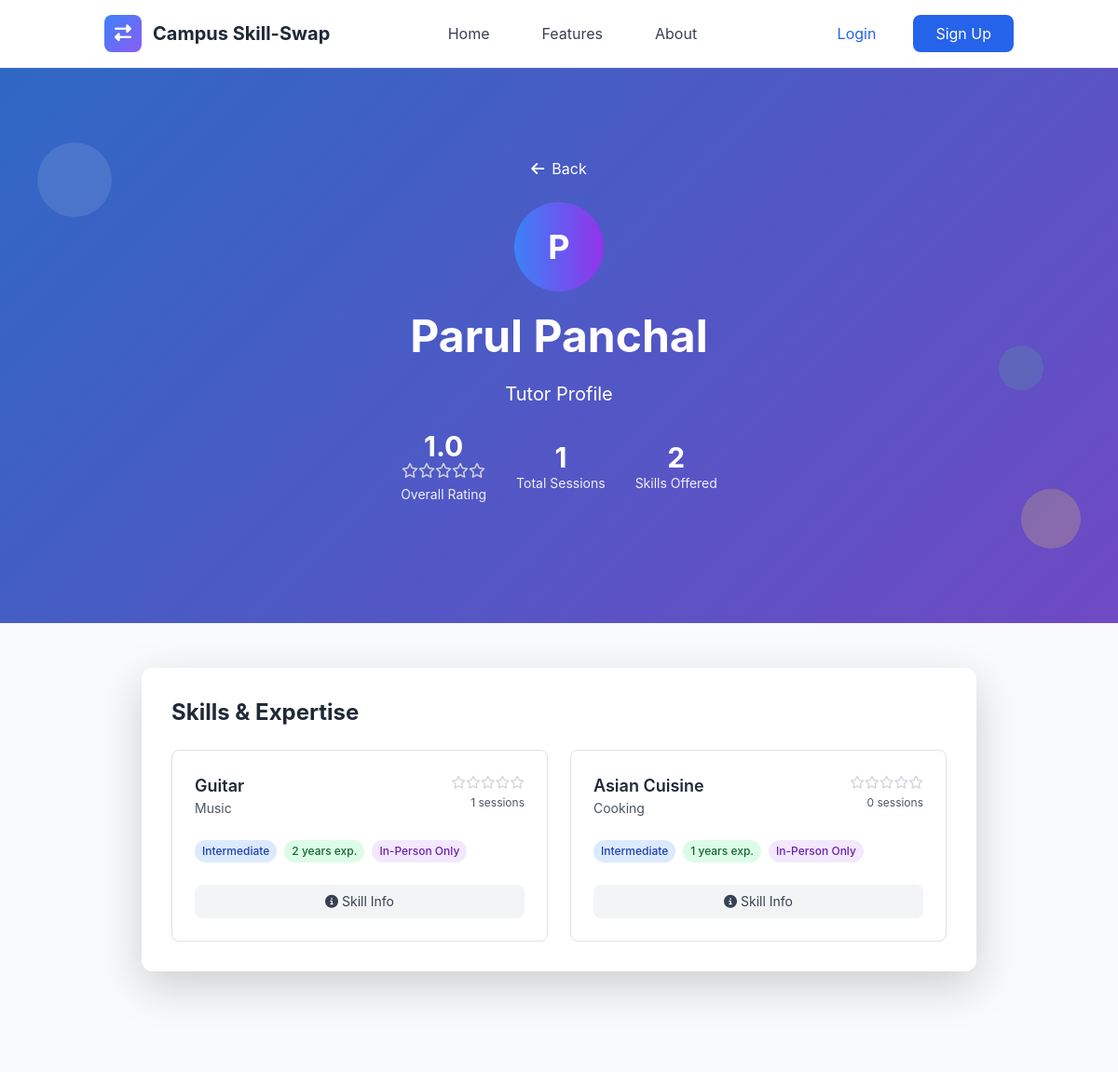
Page /skills/tutor/5/ on the committed database.
### skills/models.py (models this page shows, shortened)
class OfferedSkill(models.Model):
    PROFICIENCY_LEVELS = [
        ('beginner', 'Beginner'),
        ('intermediate', 'Intermediate'),
        ('advanced', 'Advanced'),
        ('expert', 'Expert'),
    ]
    user = models.ForeignKey(User, on_delete=models.CASCADE, related_name='offered_skills')
    skill = models.ForeignKey(Skill, on_delete=models.CASCADE, related_name='offered_by_users')
    proficiency_level = models.CharField(max_length=20, choices=PROFICIENCY_LEVELS)
    description = models.TextField(blank=True, help_text="Describe your experience with this skill")
    years_of_experience = models.PositiveIntegerField(default=0)
    is_active = models.BooleanField(default=True)
    teaching_preference = models.CharField(max_length=20, choices=[
        ('online', 'Online Only'),
        ('in_person', 'In-Person Only'),
        ('both', 'Both Online and In-Person'),
    ], default='both')
    max_students_per_session = models.PositiveIntegerField(default=1)
    created_at = models.DateTimeField(auto_now_add=True)
    updated_at = models.DateTimeField(auto_now=True)
    total_sessions = models.PositiveIntegerField(default=0)
    average_rating = models.FloatField(default=0.0)
    class Meta:
        ordering = ['-created_at']
        unique_together = ['user', 'skill']
        db_table = 'offeredskill'

class Skill(models.Model):
    name = models.CharField(max_length=100)
    category = models.ForeignKey(SkillCategory, on_delete=models.CASCADE, related_name='skills')
    description = models.TextField(blank=True)
    is_popular = models.BooleanField(default=False)
    created_at = models.DateTimeField(auto_now_add=True)
    updated_at = models.DateTimeField(auto_now=True)
    class Meta:
        ordering = ['category__name', 'name']
        unique_together = ['name', 'category']

class SkillCategory(models.Model):
    name = models.CharField(max_length=100, unique=True)
    description = models.TextField(blank=True)
    icon = models.CharField(max_length=50, blank=True, help_text="CSS icon class")
    color = models.CharField(max_length=7, default='#3B82F6', help_text="Hex color code")
    is_active = models.BooleanField(default=True)
    created_at = models.DateTimeField(auto_now_add=True)
    updated_at = models.DateTimeField(auto_now=True)
    class Meta:
        ordering = ['name']
        verbose_name_plural = "Skill Categories"
        db_table = 'category'

### skills/views.py (the view)
# urls.py: path('tutor/<int:user_id>/', views.TutorProfileView.as_view(), name='tutor_profile'),
class TutorProfileView(DetailView):
    model = User
    template_name = 'skills/tutor_profile.html'
    context_object_name = 'tutor'
    pk_url_kwarg = 'user_id'
    def get_context_data(self, **kwargs):
        context = super().get_context_data(**kwargs)
        tutor = self.get_object()
        offered_skills = (OfferedSkill.objects
                         .filter(user=tutor, is_active=True)
                         .select_related('skill', 'skill__category')
                         .order_by('-average_rating', 'skill__name'))
        context['offered_skills'] = offered_skills
        overall_rating = offered_skills.aggregate(
            avg_rating=Avg('average_rating'),
            total_sessions=Count('total_sessions')
        )
        context['overall_rating'] = overall_rating['avg_rating'] or 0
        context['total_sessions'] = sum([skill.total_sessions for skill in offered_skills])
        return context

### templates/skills/tutor_profile.html (shortened to what this page needs)
{% extends 'base.html' %}
{% load static %}
{% block content %}
<section class="gradient-bg relative overflow-hidden">
    <div class="absolute inset-0 bg-black opacity-20"></div>
    <div class="relative container mx-auto px-4 py-16 lg:py-24">
        <div class="text-center text-white">
            <nav class="mb-6">
                <a href="javascript:history.back()" class="text-white hover:text-yellow-300 transition-colors">
                    <i class="fas fa-arrow-left mr-2"></i>Back
                </a>
            </nav>
            <div class="w-24 h-24 bg-gradient-to-r from-blue-500 to-purple-600 rounded-full flex items-center justify-center text-white text-4xl font-bold mx-auto mb-6">
                {{ tutor.first_name.0|default:tutor.username.0|upper }}
            </div>
            <h1 class="text-4xl lg:text-5xl font-bold mb-4">
                {{ tutor.first_name }} {{ tutor.last_name|default:tutor.username }}
            </h1>
            <p class="text-lg lg:text-xl mb-6">Tutor Profile</p>
            <div class="flex justify-center items-center space-x-8 mb-8">
                <div class="text-center">
                    <div class="text-3xl font-bold">{{ overall_rating|floatformat:1 }}</div>
                    <div class="flex justify-center mb-2">
                        {% for i in "12345" %}
                            {% if forloop.counter <= overall_rating|floatformat:0 %}
                                <i class="fas fa-star text-yellow-400"></i>
                            {% else %}
                                <i class="far fa-star text-gray-300"></i>
                            {% endif %}
                        {% endfor %}
                    </div>
                    <div class="text-sm opacity-90">Overall Rating</div>
                </div>
                <div class="text-center">
                    <div class="text-3xl font-bold">{{ total_sessions }}</div>
                    <div class="text-sm opacity-90">Total Sessions</div>
                </div>
                <div class="text-center">
                    <div class="text-3xl font-bold">{{ offered_skills|length }}</div>
                    <div class="text-sm opacity-90">Skills Offered</div>
                </div>
            </div>
        </div>
    </div>
    <div class="absolute top-20 left-10 w-20 h-20 bg-white opacity-10 rounded-full animate-bounce"></div>
    <div class="absolute bottom-20 right-10 w-16 h-16 bg-yellow-300 opacity-20 rounded-full animate-pulse"></div>
    <div class="absolute top-1/2 right-20 w-12 h-12 bg-green-400 opacity-15 rounded-full animate-bounce delay-75"></div>
</section>
<section class="py-12 bg-gray-50">
    <div class="container mx-auto px-4">
        <div class="max-w-4xl mx-auto">
            {% if offered_skills %}
                <div class="bg-white rounded-xl shadow-lg p-8 mb-8">
                    <h2 class="text-2xl font-bold text-gray-800 mb-6">Skills & Expertise</h2>
                    <div class="grid md:grid-cols-2 gap-6">
                        {% for skill in offered_skills %}
                        <div class="border border-gray-200 rounded-lg p-6 hover:shadow-md transition-shadow">
                            <div class="flex items-start justify-between mb-4">
                                <div>
                                    <h3 class="text-lg font-semibold text-gray-800">{{ skill.skill.name }}</h3>
                                    <p class="text-sm text-gray-600">{{ skill.skill.category.name }}</p>
                                </div>
                                <div class="text-right">
                                    <div class="flex items-center justify-end mb-1">
                                        {% for i in "12345" %}
                                            {% if forloop.counter <= skill.average_rating|floatformat:0 %}
                                                <i class="fas fa-star text-yellow-400 text-sm"></i>
                                            {% else %}
                                                <i class="far fa-star text-gray-300 text-sm"></i>
                                            {% endif %}
                                        {% endfor %}
                                    </div>
                                    <p class="text-xs text-gray-600">{{ skill.total_sessions }} sessions</p>
                                </div>
                            </div>
                            <div class="mb-4">
                                <div class="flex flex-wrap gap-2">
                                    <span class="inline-block bg-blue-100 text-blue-800 px-2 py-1 rounded-full text-xs font-medium">
                                        {{ skill.get_proficiency_level_display }}
                                    </span>
                                    <span class="inline-block bg-green-100 text-green-800 px-2 py-1 rounded-full text-xs font-medium">
                                        {{ skill.years_of_experience }} years exp.
                                    </span>
                                    <span class="inline-block bg-purple-100 text-purple-800 px-2 py-1 rounded-full text-xs font-medium">
                                        {{ skill.get_teaching_preference_display }}
                                    </span>
                                </div>
                            </div>
                            <div class="flex space-x-2">
                                <a href="{% url 'skills:skill_detail' skill.skill.id %}" class="w-full bg-gray-100 text-gray-700 py-2 px-3 rounded-lg text-center text-sm hover:bg-gray-200 transition-colors">
                                    <i class="fas fa-info-circle mr-1"></i>Skill Info
                                </a>
                            </div>
                        </div>
                        {% endfor %}
                    </div>
                </div>
            {% else %}
                <div class="bg-white rounded-xl shadow-lg p-12 text-center">
                    <i class="fas fa-info-circle text-gray-400 text-6xl mb-6"></i>
                    <h3 class="text-2xl font-semibold text-gray-700 mb-4">No Skills Listed</h3>
                    <p class="text-gray-600">This tutor hasn't added any skills yet.</p>
                </div>
            {% endif %}
        </div>
    </div>
</section>
{% endblock %}

### templates/base.html (style rules this page uses)
:root { --primary-color: #3B82F6; --secondary-color: #10B981; --accent-color: #8B5CF6; --warning-color: #F59E0B; --danger-color: #EF4444; }
body { font-family: 'Inter', -apple-system, BlinkMacSystemFont, sans-serif; }
.gradient-bg { background: linear-gradient(135deg, var(--primary-color) 0%, var(--accent-color) 100%); }

### rows in the picture
OfferedSkill: skill.name "Guitar", skill.category.name "Music", total_sessions "1", proficiency_level "Intermediate", years_of_experience "2", teaching_preference "In-Person Only"
OfferedSkill: skill.name "Asian Cuisine", skill.category.name "Cooking", total_sessions "0", proficiency_level "Intermediate", years_of_experience "1", teaching_preference "In-Person Only"

### other values in the picture
{{ tutor.first_name.0|default:tutor.username.0|upper }} "P"
{{ tutor.first_name }} "Parul"
{{ tutor.last_name|default:tutor.username }} "Panchal"
{{ overall_rating|floatformat:1 }} "1.0"
{{ total_sessions }} "1"
{{ offered_skills|length }} "2"
